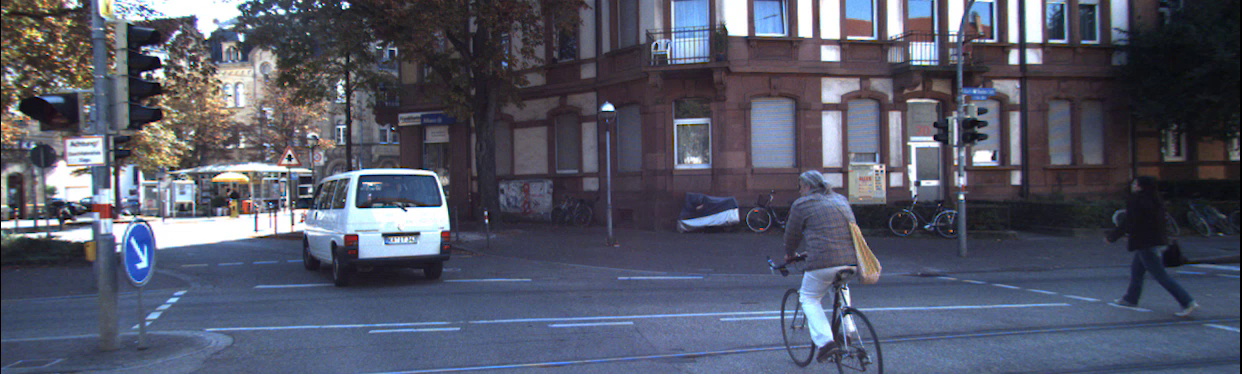
#> input picture data/videos/0000/0000/00000001.png, 1242 x 374 px
$ python -i kcftracker_mod.py   (imports and definitions only)
#> lines starting #> are read from the running program, lines starting #| are printed output that depends on the picture
import numpy as np
import cv2
import src.tracker.fhog as fhog


# ffttools
# [5 lines left out: function fftd, not called in this run]


def real(img):
    return img[:, :, 0]


def imag(img):
    return img[:, :, 1]


# [25 lines left out: functions complexMultiplication, complexDivision, rearrange, not called in this run]


# recttools
def x2(rect):
    return rect[0] + rect[2]


def y2(rect):
    return rect[1] + rect[3]


def limit(rect, limit):
    if (rect[0] + rect[2] > limit[0] + limit[2]):
        rect[2] = limit[0] + limit[2] - rect[0]
    if (rect[1] + rect[3] > limit[1] + limit[3]):
        rect[3] = limit[1] + limit[3] - rect[1]
    if (rect[0] < limit[0]):
        rect[2] -= (limit[0] - rect[0])
        rect[0] = limit[0]
    if (rect[1] < limit[1]):
        rect[3] -= (limit[1] - rect[1])
        rect[1] = limit[1]
    if (rect[2] < 0):
        rect[2] = 0
    if (rect[3] < 0):
        rect[3] = 0
    return rect


# [8 lines left out: function getBorder, not called in this run]


def subwindow(img, window, borderType=cv2.BORDER_CONSTANT):
    cutWindow = [x for x in window]
    # print('cut0', cutWindow)
    limit(cutWindow, [0, 0, img.shape[1], img.shape[0]])  # modify cutWindow
    # print('cut', cutWindow)
    assert (cutWindow[2] > 0 and cutWindow[3] > 0)
    border = getBorder(window, cutWindow)
    res = img[cutWindow[1]:cutWindow[1] + cutWindow[3], cutWindow[0]:cutWindow[0] + cutWindow[2]]

    if (border != [0, 0, 0, 0]):
        res = cv2.copyMakeBorder(res, border[1], border[3], border[0], border[2], borderType)
    return res


# KCF tracker
class KCFTracker:
    def __init__(self, hog=False, fixed_window=True, multiscale=False):
        self.lambdar = 0.0001  # regularization
        self.padding = 2.5  # extra area surrounding the target
        self.output_sigma_factor = 0.125  # bandwidth of gaussian target

        if (hog):  # HOG feature
            # VOT
            self.interp_factor = 0.012  # linear interpolation factor for adaptation
            self.sigma = 0.6  # gaussian kernel bandwidth
            # TPAMI   #interp_factor = 0.02   #sigma = 0.5
            self.cell_size = 4  # HOG cell size
            self._hogfeatures = True
        else:  # raw gray-scale image # aka CSK tracker
            self.interp_factor = 0.075
            self.sigma = 0.2
            self.cell_size = 1
            self._hogfeatures = False

        if (multiscale):
            self.template_size = 96  # template size
            self.scale_step = 1.05  # scale step for multi-scale estimation
            self.scale_weight = 0.96  # to downweight detection scores of other scales for added stability
        elif (fixed_window):
            self.template_size = 96
            self.scale_step = 1
        else:
            self.template_size = 1
            self.scale_step = 1

        self._tmpl_sz = [0, 0]  # cv::Size, [width,height]  #[int,int]
        self._roi = [0., 0., 0., 0.]  # cv::Rect2f, [x,y,width,height]  #[float,float,float,float]
        self.size_patch = [0, 0, 0]  # [int,int,int]
        self._scale = 1.  # float
        self._alphaf = None  # numpy.ndarray    (size_patch[0], size_patch[1], 2)
        self._prob = None  # numpy.ndarray    (size_patch[0], size_patch[1], 2)
        self._tmpl = None  # numpy.ndarray    raw: (size_patch[0], size_patch[1])   hog: (size_patch[2], size_patch[0]*size_patch[1])
        self.hann = None  # numpy.ndarray    raw: (size_patch[0], size_patch[1])   hog: (size_patch[2], size_patch[0]*size_patch[1])

    def subPixelPeak(self, left, center, right):
        divisor = 2 * center - right - left  # float
        return (0 if abs(divisor) < 1e-3 else 0.5 * (right - left) / divisor)

    # [51 lines left out: functions createHanningMats, createGaussianPeak, gaussianCorrelation, not called in this run]

    def getFeatures(self, image, inithann, scale_adjust=1.0):
        extracted_roi = [0, 0, 0, 0]  # [int,int,int,int]
        cx = self._roi[0] + self._roi[2] / 2  # float
        cy = self._roi[1] + self._roi[3] / 2  # float

        if (inithann):
            padded_w = self._roi[2] * self.padding
            padded_h = self._roi[3] * self.padding

            if (self.template_size > 1):
                if (padded_w >= padded_h):
                    self._scale = padded_w / float(self.template_size)
                else:
                    self._scale = padded_h / float(self.template_size)
                self._tmpl_sz[0] = int(padded_w / self._scale)
                self._tmpl_sz[1] = int(padded_h / self._scale)
            else:
                self._tmpl_sz[0] = int(padded_w)
                self._tmpl_sz[1] = int(padded_h)
                self._scale = 1.

            if (self._hogfeatures):
                self._tmpl_sz[0] = int(self._tmpl_sz[0]) // (
                            2 * self.cell_size) * 2 * self.cell_size + 2 * self.cell_size
                self._tmpl_sz[1] = int(self._tmpl_sz[1]) // (
                            2 * self.cell_size) * 2 * self.cell_size + 2 * self.cell_size
            else:
                self._tmpl_sz[0] = int(self._tmpl_sz[0]) / 2 * 2
                self._tmpl_sz[1] = int(self._tmpl_sz[1]) / 2 * 2

        extracted_roi[2] = int(scale_adjust * self._scale * self._tmpl_sz[0])
        extracted_roi[3] = int(scale_adjust * self._scale * self._tmpl_sz[1])
        extracted_roi[0] = int(cx - extracted_roi[2] / 2)
        extracted_roi[1] = int(cy - extracted_roi[3] / 2)

        z = subwindow(image, extracted_roi, cv2.BORDER_REPLICATE)
        if (z.shape[1] != self._tmpl_sz[0] or z.shape[0] != self._tmpl_sz[1]):
            z = cv2.resize(z, tuple(self._tmpl_sz))

        if (self._hogfeatures):
            mapp = {'sizeX': 0, 'sizeY': 0, 'numFeatures': 0, 'map': 0}
            mapp = fhog.getFeatureMaps(z, self.cell_size, mapp)
            mapp = fhog.normalizeAndTruncate(mapp, 0.2)
            mapp = fhog.PCAFeatureMaps(mapp)
            self.size_patch = list(map(int, [mapp['sizeY'], mapp['sizeX'], mapp['numFeatures']]))
            FeaturesMap = mapp['map'].reshape((self.size_patch[0] * self.size_patch[1],
                                               self.size_patch[2])).T  # (size_patch[2], size_patch[0]*size_patch[1])
        else:
            if (z.ndim == 3 and z.shape[2] == 3):
                FeaturesMap = cv2.cvtColor(z,
                                           cv2.COLOR_BGR2GRAY)  # z:(size_patch[0], size_patch[1], 3)  FeaturesMap:(size_patch[0], size_patch[1])   #np.int8  #0~255
            elif (z.ndim == 2):
                FeaturesMap = z  # (size_patch[0], size_patch[1]) #np.int8  #0~255
            FeaturesMap = FeaturesMap.astype(np.float32) / 255.0 - 0.5
            self.size_patch = [z.shape[0], z.shape[1], 1]

        if (inithann):
            self.createHanningMats()  # createHanningMats need size_patch

        FeaturesMap = self.hann * FeaturesMap
        return FeaturesMap

    # [31 lines left out: functions detect, train, init, not called in this run]

    def get_pred(self, image):
        if self._roi[0] + self._roi[2] <= 0:  self._roi[0] = -self._roi[2] + 1
        if self._roi[1] + self._roi[3] <= 0:  self._roi[1] = -self._roi[2] + 1
        if self._roi[0] >= image.shape[1] - 1:  self._roi[0] = image.shape[1] - 2
        if self._roi[1] >= image.shape[0] - 1:  self._roi[1] = image.shape[0] - 2

        cx = self._roi[0] + self._roi[2] / 2.
        cy = self._roi[1] + self._roi[3] / 2.

        loc, peak_value = self.detect(self._tmpl, self.getFeatures(image, 0, 1.0))
        # print(loc, peak_value)

        if self.scale_step != 1:
            # Test at a smaller _scale
            new_loc1, new_peak_value1 = self.detect(self._tmpl, self.getFeatures(image, 0, 1.0 / self.scale_step))
            # Test at a bigger _scale
            new_loc2, new_peak_value2 = self.detect(self._tmpl, self.getFeatures(image, 0, self.scale_step))

            if self.scale_weight * new_peak_value1 > peak_value and new_peak_value1 > new_peak_value2:
                loc = new_loc1
                peak_value = new_peak_value1
                self._scale /= self.scale_step
                self._roi[2] /= self.scale_step
                self._roi[3] /= self.scale_step
            elif self.scale_weight * new_peak_value2 > peak_value:
                loc = new_loc2
                peak_value = new_peak_value2
                self._scale *= self.scale_step
                self._roi[2] *= self.scale_step
                self._roi[3] *= self.scale_step
        # print(loc, peak_value)
        # print(self._roi[0], self._roi[1])
        self._roi[0] = cx - self._roi[2] / 2.0 + loc[0] * self.cell_size * self._scale
        self._roi[1] = cy - self._roi[3] / 2.0 + loc[1] * self.cell_size * self._scale
        # print(self._roi[0], self._roi[1])
        # print('pred', self._roi)
        return self._roi

    # [21 lines left out: function update, not called in this run]

>>> import cv2
>>> picture = cv2.imread('../../data/videos/0000/0000/00000001.png', cv2.IMREAD_GRAYSCALE)
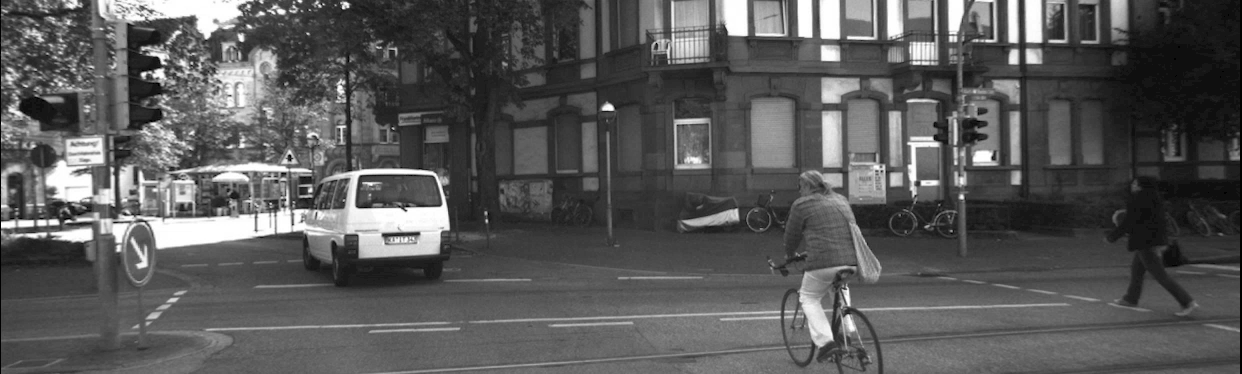
#> picture: shape (374, 1242); min 0, max 255, mean 88.8
>>> result = KCFTracker().get_pred(picture)
#> (the run stopped early here; a loop or call above may not have finished)

$ run again, on data/videos/0000/0000/00000006.png
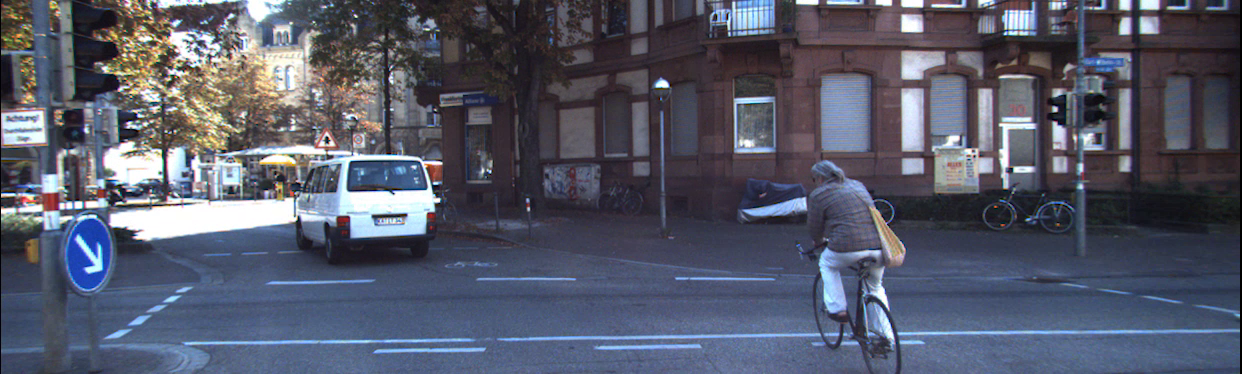
#> input picture data/videos/0000/0000/00000006.png, 1242 x 374 px
#> `picture = cv2.imread('../../data/videos/0000/0000/00000001.png', cv2.I..`:
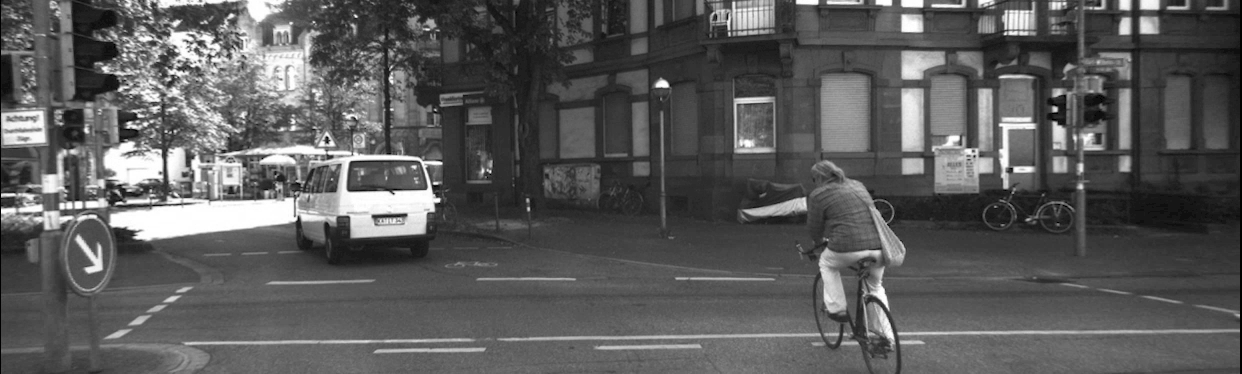
#> picture: shape (374, 1242); min 0, max 255, mean 90.8
